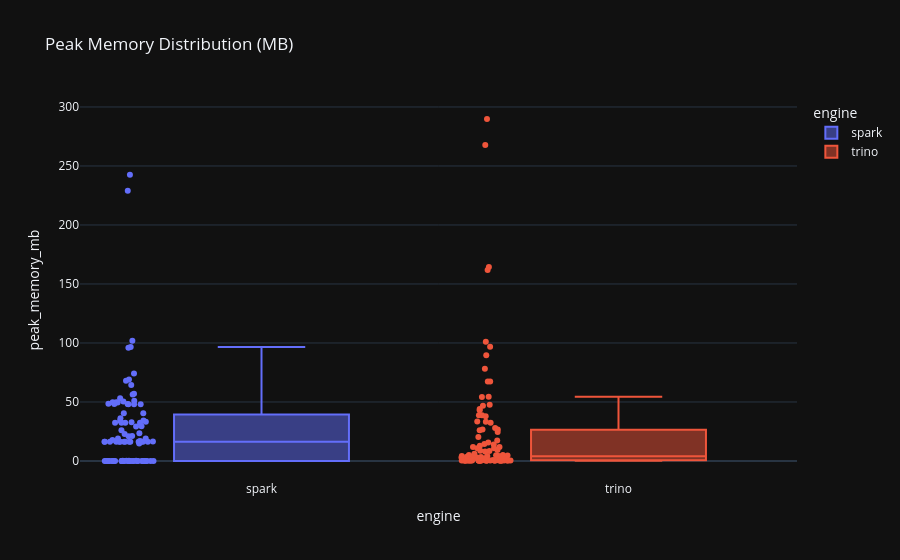

Notebook cell for this chart:
### Markdown cell above
## 2. Memory Consumption
Comparing peak execution memory (MB).

### Code cell
fig_mem = px.box(df, x='engine', y='peak_memory_mb', color='engine', 
                 points='all', title='Peak Memory Distribution (MB)',
                 template='plotly_dark')
fig_mem.show()

### Figure 1 — Plotly figure (JSON) as saved in the notebook; plotly's stock layout.template omitted (floating-point values rounded to 4 significant figures)
{"data": [{"alignmentgroup": "True", "boxpoints": "all", "hovertemplate": "engine=%{x}<br>peak_memory_mb=%{y}<extra></extra>", "legendgroup": "spark", "marker": {"color": "#636efa"}, "name": "spark", "notched": false, "offsetgroup": "spark", "orientation": "v", "showlegend": true, "type": "box", "x": ["spark", "spark", "spark", "spark", "spark", "spark", "spark", "spark", "spark", "spark", "spark", "spark", "spark", "spark", "spark", "spark", "spark", "spark", "spark", "spark", "spark", "spark", "spark", "spark", "spark", "spark", "spark", "spark", "spark", "spark", "spark", "spark", "spark", "spark", "spark", "spark", "spark", "spark", "spark", "spark", "spark", "spark", "spark", "spark", "spark", "spark", "spark", "spark", "spark", "spark", "spark", "spark", "spark", "spark", "spark", "spark", "spark", "spark", "spark", "spark", "spark", "spark", "spark", "spark", "spark", "spark", "spark", "spark", "spark", "spark", "spark", "spark", "spark", "spark", "spark", "spark", "spark", "spark", "spark", "spark", "spark", "spark", "spark", "spark", "spark", "spark", "spark", "spark", "spark", "spark", "spark", "spark", "spark", "spark", "spark", "spark", "spark", "spark", "spark"], "x0": " ", "xaxis": "x", "y": [34.25, 16.29, 16.25, 102.0, 32.5, 20.91, 0, 17.72, 0, 16.25, 68.0, 0, 0, 56.31, 23.47, 53.12, 48.0, 0, 16.25, 0, 16.37, 22.95, 242.5, 0, 57.0, 0, 0, 16.25, 48.0, 32.75, 96.5, 16.59, 0, 0, 16.95, 19.0, 0, 49.75, 34.12, 40.37, 0.25, 16.25, 16.25, 33.25, 40.43, 29.42, 49.5, 0, 32.37, 50.48, 48.01, 16.25, 0, 0, 16.25, 0, 51.0, 48.44, 16.26, 0, 0, 16.26, 0, 0, 36.25, 0, 229.0, 29.17, 0.002808, 32.31, 0, 0, 0, 69.0, 0, 21.24, 32.5, 96.01, 25.98, 64.35, 48.39, 0.2581, 48.41, 14.76, 0, 19.0, 49.75, 0.1355, 0, 0.2675, 0, 16.27, 0, 0, 0, 0.1027, 74.25, 0, 16.26], "y0": " ", "yaxis": "y"}, {"alignmentgroup": "True", "boxpoints": "all", "hovertemplate": "engine=%{x}<br>peak_memory_mb=%{y}<extra></extra>", "legendgroup": "trino", "marker": {"color": "#EF553B"}, "name": "trino", "notched": false, "offsetgroup": "trino", "orientation": "v", "showlegend": true, "type": "box", "x": ["trino", "trino", "trino", "trino", "trino", "trino", "trino", "trino", "trino", "trino", "trino", "trino", "trino", "trino", "trino", "trino", "trino", "trino", "trino", "trino", "trino", "trino", "trino", "trino", "trino", "trino", "trino", "trino", "trino", "trino", "trino", "trino", "trino", "trino", "trino", "trino", "trino", "trino", "trino", "trino", "trino", "trino", "trino", "trino", "trino", "trino", "trino", "trino", "trino", "trino", "trino", "trino", "trino", "trino", "trino", "trino", "trino", "trino", "trino", "trino", "trino", "trino", "trino", "trino", "trino", "trino", "trino", "trino", "trino", "trino", "trino", "trino", "trino", "trino", "trino", "trino", "trino", "trino", "trino", "trino", "trino", "trino", "trino", "trino", "trino", "trino", "trino", "trino", "trino", "trino", "trino", "trino", "trino", "trino", "trino", "trino", "trino", "trino", "trino"], "x0": " ", "xaxis": "x", "y": [11.97, 12.96, 0.5986, 161.9, 54.23, 8.093, 0.2532, 3.818, 96.87, 4.134, 78.13, 0.6518, 43.01, 54.45, 11.84, 5.057, 4.754, 10.71, 0.6349, 1.159, 0.4806, 44.14, 267.8, 26.66, 3.328, 2.305, 2.365, 89.62, 1.393, 2.132, 47.63, 0.3792, 0.7585, 0.3796, 6.235, 27.91, 0.2524, 32.5, 4.223, 0.5446, 0.1253, 0.2807, 0.2643, 33.46, 8.563, 15.76, 164.4, 26.16, 4.147, 0.7686, 46.87, 0.2763, 0.3761, 0.5057, 0.2756, 3.705, 67.35, 17.34, 2.88, 5.18, 1.003, 0.5124, 0.3824, 38.85, 9.314, 4.127, 289.8, 38.76, 0.7557, 0.5067, 0.7552, 24.49, 0.3775, 33.35, 67.45, 8.756, 20.27, 101.1, 10.76, 2.888, 4.946, 0.2573, 0.9396, 0.5951, 14.05, 3.418, 37.94, 26.61, 0.3825, 0.5319, 0.7792, 0.3792, 0.2503, 0.3998, 0.7517, 0.4641, 14.31, 0.253, 0.5067], "y0": " ", "yaxis": "y"}], "layout": {"boxmode": "overlay", "legend": {"title": {"text": "engine"}, "tracegroupgap": 0}, "title": {"text": "Peak Memory Distribution (MB)"}, "xaxis": {"anchor": "y", "categoryarray": ["spark", "trino"], "categoryorder": "array", "domain": [0, 1], "title": {"text": "engine"}}, "yaxis": {"anchor": "x", "domain": [0, 1], "title": {"text": "peak_memory_mb"}}}}
